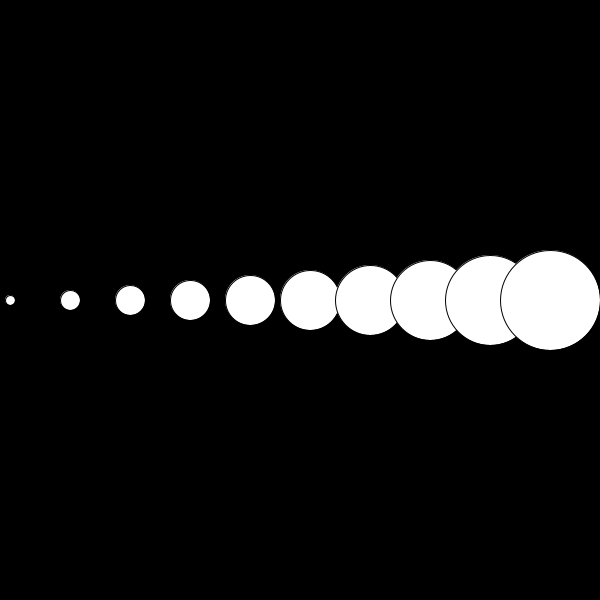
Frame 1 (no input)
Frame 60 (the mouse pressed at the canvas centre just before this capture): identical to frame 1, image omitted
Frame 120 (the mouse held since frame 60 and released just before this capture): identical to frame 1, image omitted

The Processing sketch that drew this single still picture (run headless with seeded random() and noise(); from frame 60 on, the mouse is pressed at the canvas centre):

// Processing sketch: question12
// ── question12.pde

void setup(){
  size(600, 600); 
}

void draw(){
  background(0); 
  
  int size = 10; 
  for(int i = 0; i< width; i+=60){
    ellipse(i+10, height/2, size, size); 
    size +=10; 
  }
}
